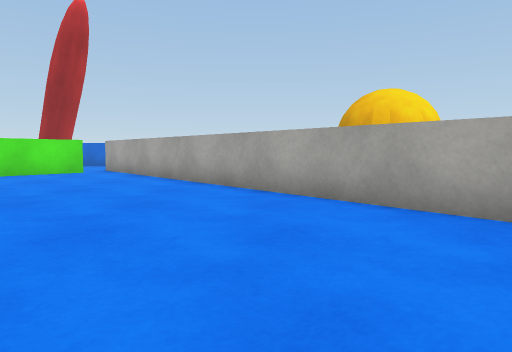
[1] (above)

12 first-person views from a walk through a 3-D level made in the Unity game engine. The camera is 0.68 m above the floor, tilts 4° down and sees 70° across. The floor is counted in squares, 1 m on a side. Each view is taken from the middle of a square. On the plan, view 1 faces up. The plan holds only what a view shows up to about 11 squares ahead; the rest is blank. The player is left out. Surface patterns are stand-ins for the level's own textures.

[2]
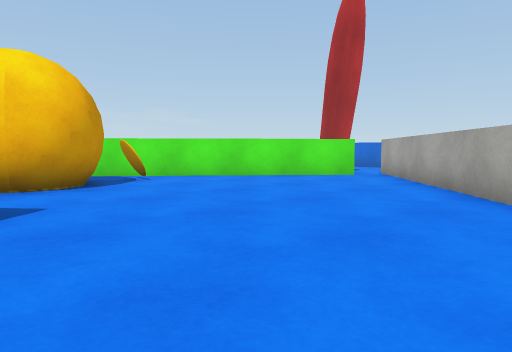

[3]
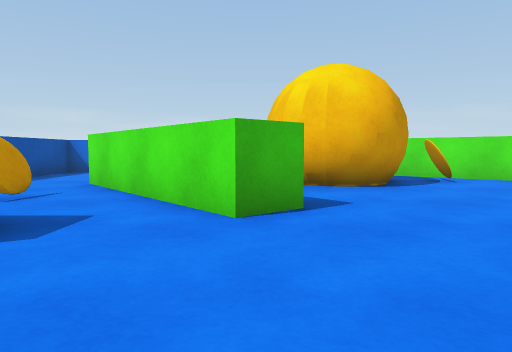

[4]
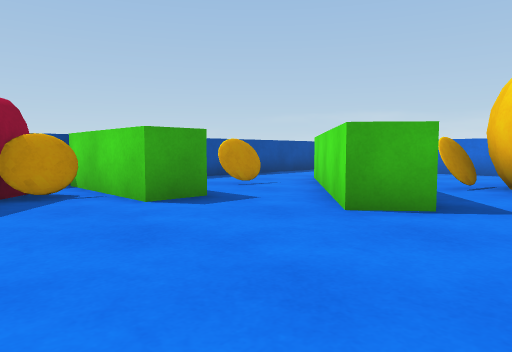

[5]
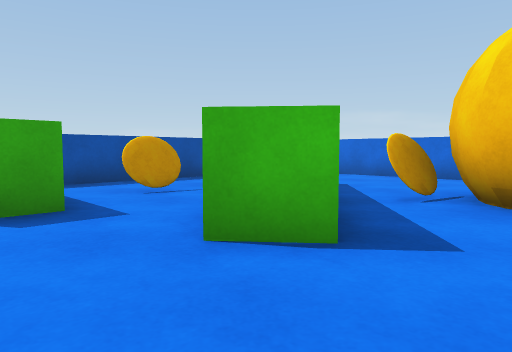

[6]
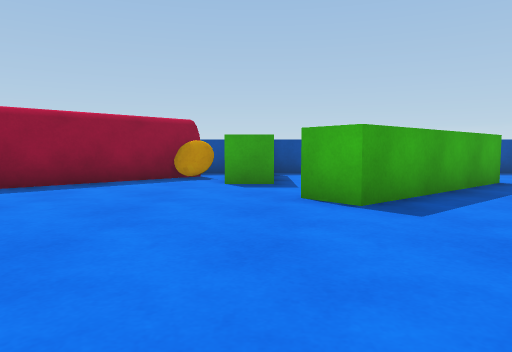

[7]
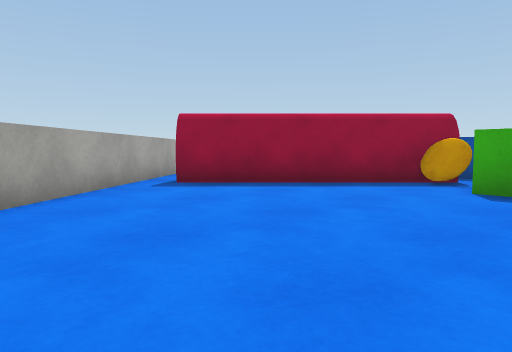

[8]
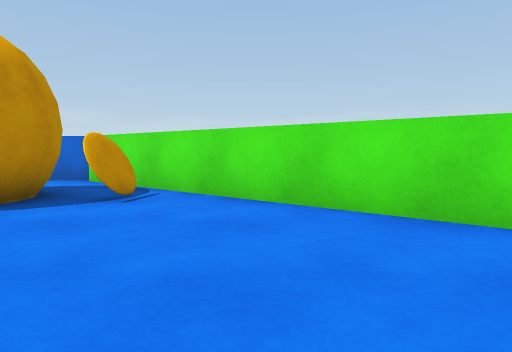

[9]
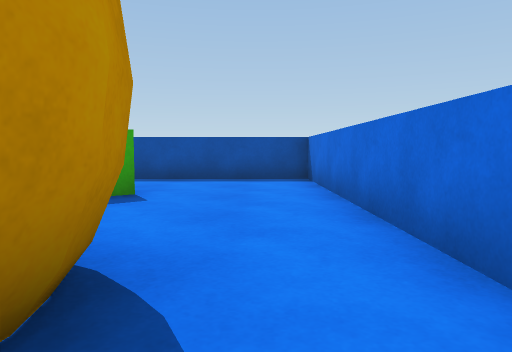

[10]
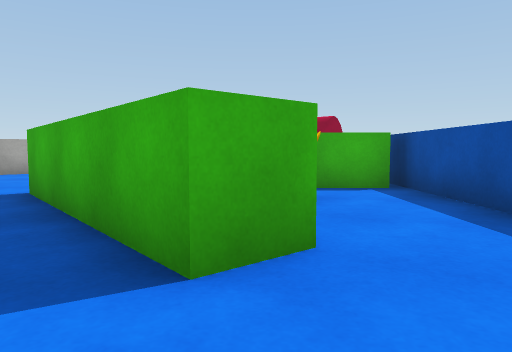

[11]
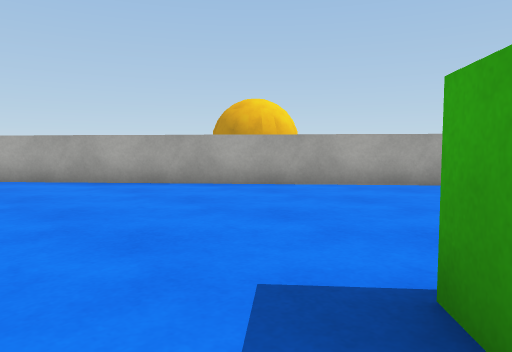

[12]
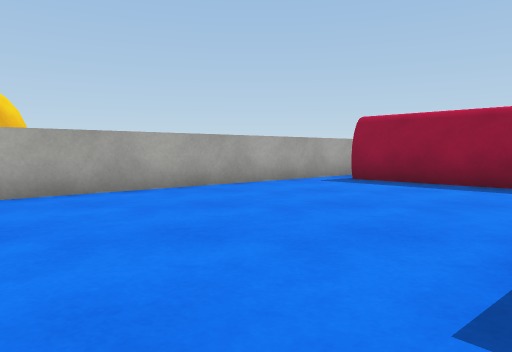

### Floor plan
Points are (right, up) in squares from view 1. A wall is a line through its corners. A room is listed if a view was taken in it or the views show most of it. See-through windows are left out.
Room 1 (views 1, 2, 3, 4, 5, 6, 7, 8, 9, 10, 11, 12)
walls: (-4.3, 2.6) (-3.6, 1.8) (-7.5, -1.4) (-8.1, -0.7) (-4.3, 2.6); (-6.6, 3.2) (-6.9, 2.6); (-6.7, 3) (-7.2, 2.5); (-6.8, 4.6) (-6.5, 4) (-6.7, 2.7) (-7.9, 2.1) (-6.9, 2); (-7.5, 1.9) (-6.9, 1.7); (-7.7, 1.9) (-7.2, 1.8); (-3.4, -0.4) (-2.4, -0.4) (-2.4, -3.5); (-8.5, 5.1) (-8.1, 5.2) (-7.6, 5.1) (-7.1, 4.8) (-6.7, 4.4) (-6.5, 3.6); (-8.3, 5.9) (-7.7, 5.8); (-9.4, 3.2) (-9.5, 3.7) (-9.4, 4.2); (-8.4, 6.2) (-7.6, 6.1); (-2, -1.7) (-1.5, -1.8); (-1.9, -1.8) (-1.1, -1.9); (-2, -1.9) (-1.5, -1.9); (-1.5, -1.7) (-1, -1.8); (-11.3, 4.2) (-11.3, -3.7) (-1.1, -3.7); (-1.6, -2.5) (2.7, 1.8); (-3.4, -3.5) (-3.4, -2); (-5.2, 11.3) (-11.1, 4.3); (4.5, 0.9) (-5.1, 12.4)
low walls: (-6.7, 3.9) (-6.8, 3.1); (-7, 3) (-7.3, 2.7) (-7.6, 2.5); (-7.1, 4.7) (-6.6, 3.7) (-7.1, 2.8); (-7.9, 5) (-7.4, 4.9); (-8.4, 4.9) (-7.8, 5) (-7.3, 4.8) (-6.8, 4.3) (-6.7, 3.5); (-7.8, 6) (-8.4, 6.1); (-9.2, 3.2) (-9.2, 3.7); (-1.4, -1.6) (-1, -1.8)

Positions as (right, up) in squares from view 1, and headings:
1: (0, 0), facing up
2: (0, 2), facing up-left
3: (0, 2), facing left
4: (0, 4), facing down-left
5: (-2, 4), facing down-left
6: (-3, 7), facing down
7: (-4, 6), facing down-right
8: (-3, 8), facing left
9: (-10, 5), facing down
10: (-10, -1), facing right
11: (-6, 2), facing up-right
12: (-6, 4), facing right
